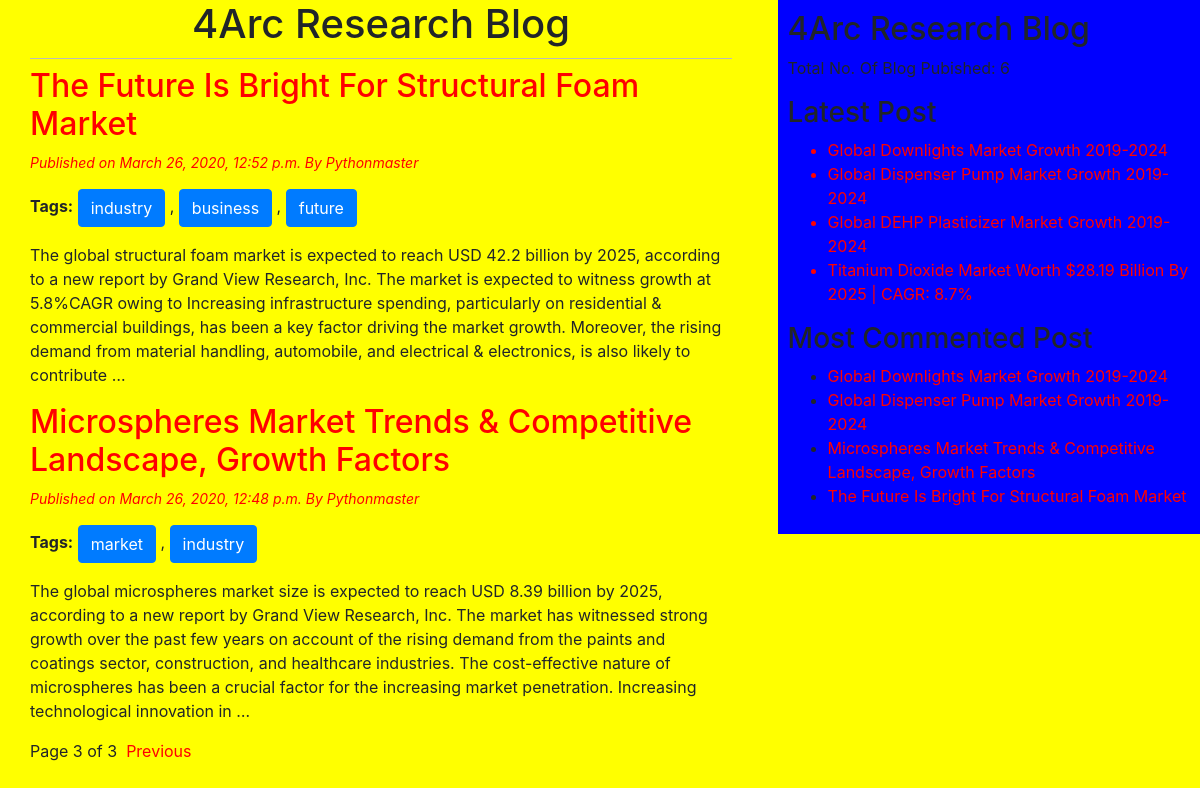
/?page=3, run on the app's committed database.
### blog/models.py (models this page shows, shortened)
class Post(models.Model):
    STATUS_CHOICES = (('draft','Draft'),('published','Published'))
    title = models.CharField(max_length=260)
    slug = models.SlugField(max_length=260,unique_for_date='publish')
    author = models.ForeignKey(User,related_name='blog_post', on_delete=models.CASCADE)
    body = models.TextField()
    publish = models.DateTimeField(default=timezone.now)
    created = models.DateTimeField(auto_now_add=True)
    updated = models.DateTimeField(auto_now=True)
    status = models.CharField(max_length=10,choices=STATUS_CHOICES,default='draft')
    objects = CustomManager()
    tags = TaggableManager()
    class Meta:
        ordering = ('-publish',)
    def get_absolute_url(self):
        return reverse('post_detail',args=[self.publish.year,self.publish.strftime('%m'),self.publish.strftime('%d'),self.slug])

### blog/views.py (the view)
# urls.py: path('', views.post_list_view),
def post_list_view(request,tag_slug=None):
    post_list = Post.objects.all()
    tag=None
    if tag_slug:
        tag = get_object_or_404(Tag,slug=tag_slug)
        post_list = post_list.filter(tags__in=[tag])
    paginator =Paginator(post_list,2)
    page_number = request.GET.get('page')
    try:
        post_list=paginator.page(page_number)
    except PageNotAnInteger:
        post_list=paginator.page(1)
    except EmptyPage:
        post_list=paginator.page(paginator.num_pages)
    return render(request,'blog/post_list.html',{'post_list': post_list,'tag':tag})

### blog/models.py (called while the page is built)
    def get_queryset(self):
        return super().get_queryset().filter(status='published')

### blog/templatetags/blog_tags.py (called while the page is built)
@register.simple_tag(name='tag_count')
def total_post():
    return Post.objects.count()

@register.inclusion_tag('blog/latest_post.html')
def show_latest_post():
    latest_post = Post.objects.order_by('-publish')[:4]
    return {'latest_post':latest_post}

@register.simple_tag
def get_most_Commented_post(count=4):
    return Post.objects.annotate(total_comment=Count('comments')).order_by('-total_comment')[:count]

### template/blog/post_list.html (shortened to what this page needs)
<!DOCTYPE html>
{% extends 'blog/base.html' %}
{% block content_block %}
<h1>4Arc Research Blog</h1>
{% for post in post_list %}
<a href = '{{post.get_absolute_url}}'><h2>{{post.title}}</h2></a>
<p id="date">Published on {{post.publish}} By {{post.author | title}}</p>
<p><b>Tags:</b>
     {%for tag in post.tags.all%}
      <a href="{% url 'post_list_by_tag_name' tag.slug %}" class="btn btn-primary"> {{tag.name}} </a>
    {% if not forloop.last %},{% endif %}
     {% endfor %}
{{post.body| truncatewords:70|linebreaks}}
{%endfor%}
{% include 'blog/pagination.html' with page=post_list %}
{% endblock %}

### template/blog/base.html (shortened to what this page needs)
<!DOCTYPE html>
{% load static%}
{% load blog_tags %}
<html lang="en">
<head>
    <link rel="stylesheet" href="https://stackpath.bootstrapcdn.com/bootstrap/4.3.1/css/bootstrap.min.css">
    <link rel="stylesheet" href="{% static 'css/blog.css'%}">
</head>
<body>
<div class="content">
    {% block content_block %} {% endblock %}
</div>
<div class="sidebar" >
    <h2>4Arc Research Blog</h2>
    <p>Total No. Of Blog Pubished: {% tag_count %}</p>
    <h3>Latest Post</h3>
    {% show_latest_post %}
    <h3>Most Commented Post</h3>
    {% get_most_Commented_post as most_commented_posts %}
    <ul>
        {% for post in most_commented_posts %}
       <li> <a href = '{{post.get_absolute_url}}'>{{post.title}}</a></li>
        {% endfor %}
    </ul>
</div>
</body>
</html>

### template/blog/latest_post.html (shortened to what this page needs)
<!DOCTYPE html>
<ul>
    {% for post in latest_post%}
    <a href = '{{post.get_absolute_url}}'><li>{{post.title}}</li></a>
    {% endfor %}
</ul>

### static/css/blog.css (style rules this page uses)
.content { width: 61%; float: left; padding: 0 0 0 30px; background: yellow; }
.sidebar { width: 35.2%; float: right; padding: 10px; background: blue; text: white; }
h1 { text-align: center; border-bottom: 1px solid #bbb; padding-bottom: 10px; }
body { background: yellow; }
#date,#comment { color: red; font-size: 14px; font-style : italic; }
a { color:red; }

### data on the page
Post: title "The Future Is Bright For Structural Foam Market", publish "March 26, 2020, 12:52 p.m.", author "Pythonmaster", body "The global structural foam market is expected to reach USD 42.2 billion by 2025, according to a new report by Grand View Research, Inc. The market is expected to witness growth at 5.8%CAGR owing to Increasing infrastructure spending, particularly on residential & commercial buildings, has been a key factor driving the market growth. Moreover, the rising demand from material handling, automobile, and electrical & electronics, is also likely to contribute …"
Tag: name "industry"
Tag: name "business"
Tag: name "future"
Post: title "Microspheres Market Trends & Competitive Landscape, Growth Factors", publish "March 26, 2020, 12:48 p.m.", author "Pythonmaster", body "The global microspheres market size is expected to reach USD 8.39 billion by 2025, according to a new report by Grand View Research, Inc. The market has witnessed strong growth over the past few years on account of the rising demand from the paints and coatings sector, construction, and healthcare industries. The cost-effective nature of microspheres has been a crucial factor for the increasing market penetration. Increasing technological innovation in …"
Tag: name "market"
Post: title "Global Downlights Market Growth 2019-2024"
Post: title "Global Dispenser Pump Market Growth 2019-2024"
Post: title "Global DEHP Plasticizer Market Growth 2019-2024"
Post: title "Titanium Dioxide Market Worth $28.19 Billion By 2025 | CAGR: 8.7%"

### other printed values
{{ page.number }} "3"
{{ page.paginator.num_pages }} "3"
